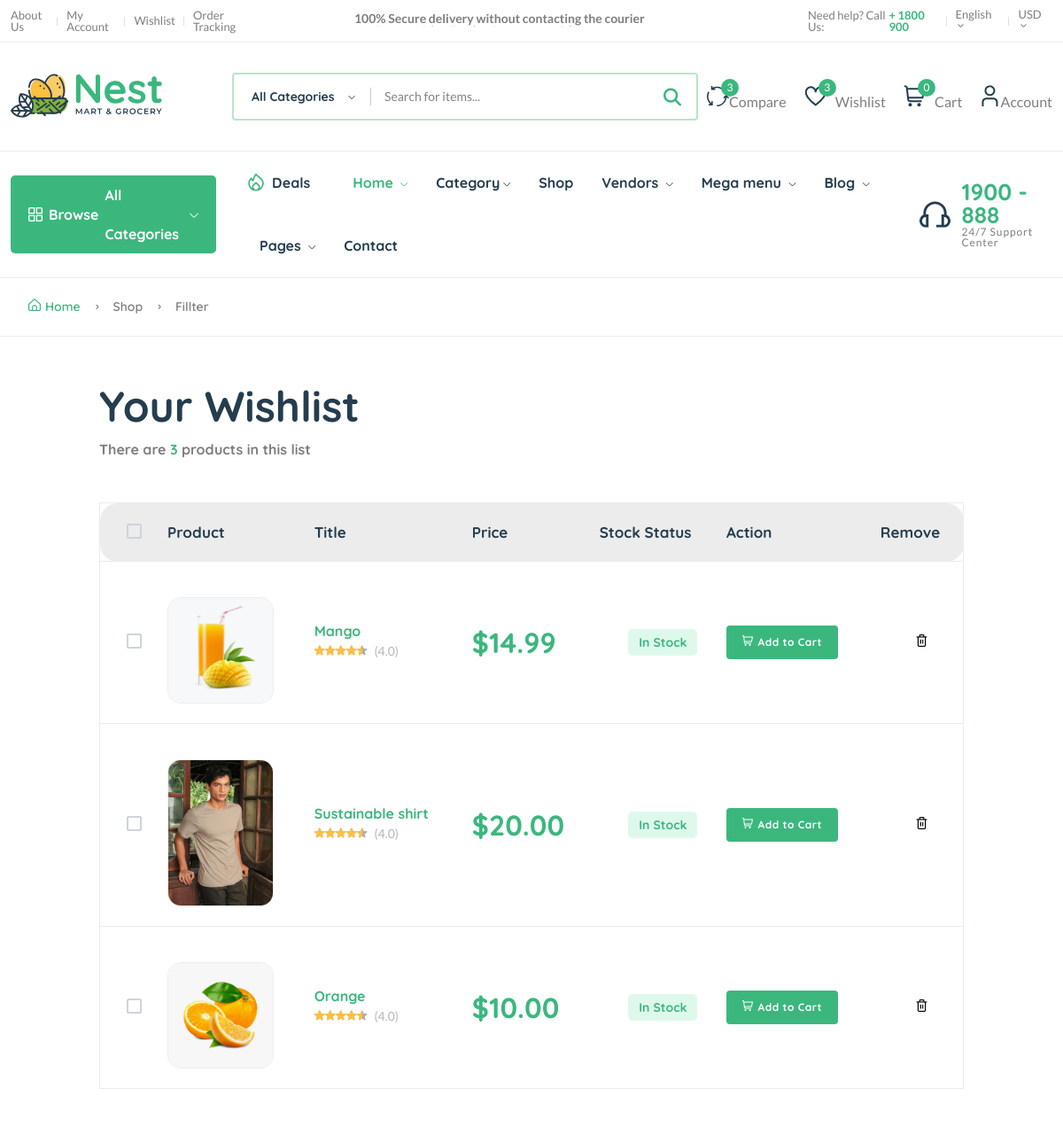
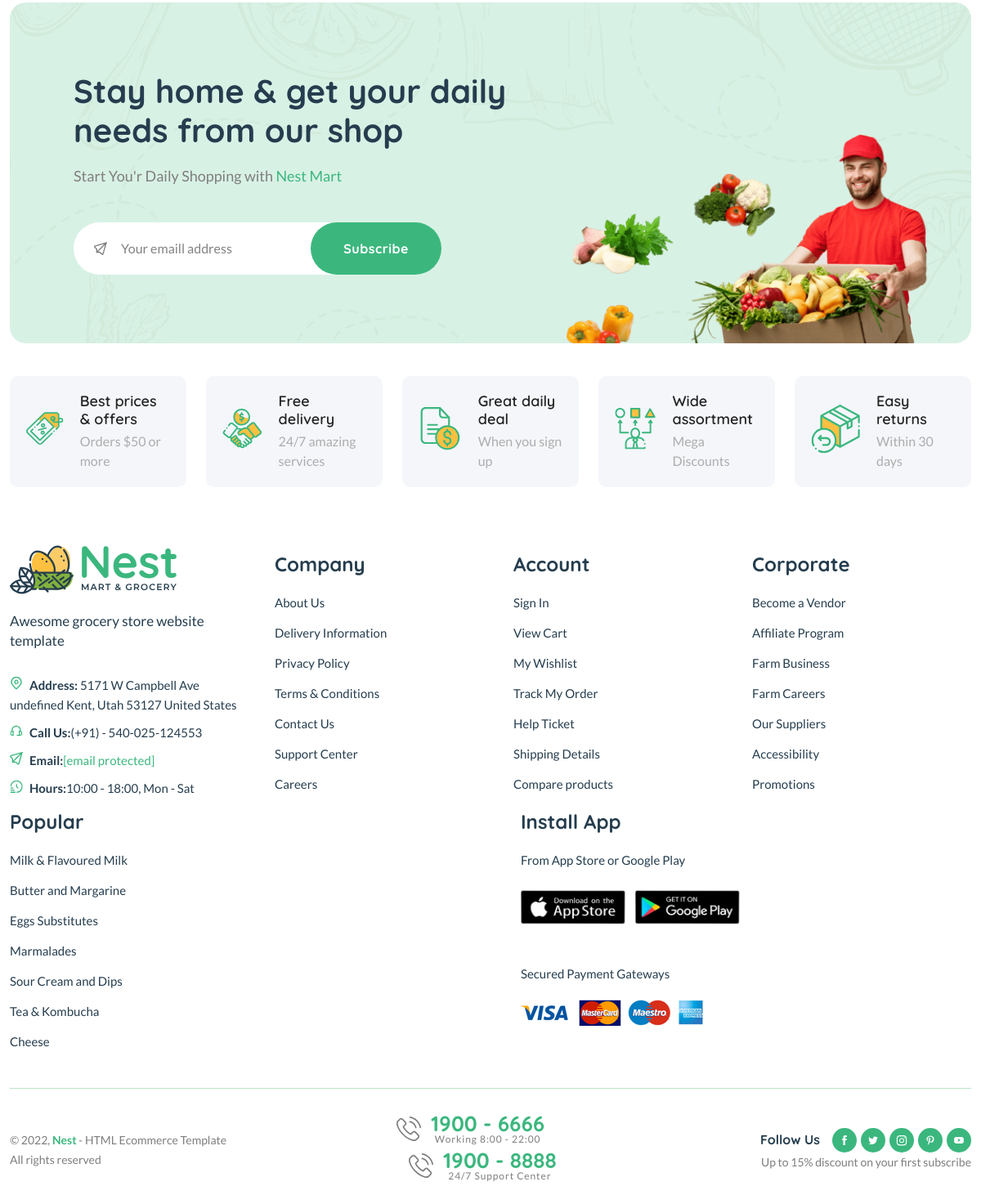
Page /wishlist/ (signed in) on the committed database (2 pictures, top to bottom).
### core/models.py (models this page shows, shortened)
class WishList(models.Model):
    user = models.ForeignKey(User, on_delete=models.SET_NULL, null=True)
    product = models.ForeignKey(Product, on_delete=models.SET_NULL, null=True)
    date = models.DateTimeField(auto_now_add=True)
    class Meta:
        verbose_name_plural = "Wishlists"

class Product(models.Model):
    pid = ShortUUIDField(unique=True, length=10, prefix="prd")
    title = models.CharField(max_length=255, default="New product")
    image = models.ImageField(upload_to=user_directory_path, default="product.jpg")
    description = CKEditor5Field(null=True, blank=True, default="This is the new product", config_name="extends")
    user = models.ForeignKey(User, on_delete=models.SET_NULL, null=True)
    category = models.ForeignKey(Category, on_delete=models.SET_NULL, null=True, related_name="products")
    vendor = models.ForeignKey(Vendor, on_delete=models.SET_NULL, null=True, related_name="products")
    price = models.DecimalField(max_digits=6, decimal_places=2, default="1.99")
    old_price = models.DecimalField(max_digits=6, decimal_places=2, default="2.99")
    specifications = CKEditor5Field(null=True, blank=True, config_name="extends")
    type = models.CharField(max_length=255, default="Organic", null=True, blank=True)
    stock = models.IntegerField(default=10, null=True, blank=True)
    life = models.CharField(max_length=100, default="100 Days", null=True, blank=True)
    mfg = models.DateTimeField(auto_now_add=False, null=True, blank=True)
    tags = TaggableManager(blank=True)
    product_status = models.CharField(choices=STATUSES, max_length=10, default="in_review")
    status = models.BooleanField(default=True)
    in_stock = models.BooleanField(default=True)
    featured = models.BooleanField(default=False)
    digital =  models.BooleanField(default=False)
    sku = ShortUUIDField(unique=True, length=4, max_length=10, prefix="sku", alphabet="1234567890")
    date = models.DateTimeField(auto_now_add=True)
    updated = models.DateTimeField(null=True, blank=True)
    class Meta:
        verbose_name_plural = "Products"

### core/views.py (the view)
# urls.py: path("wishlist/", views.wishlist_view, name="wishlist"),
@login_required
def wishlist_view(request):
    wishlist = WishList.objects.filter(user=request.user)
    context = {
        "wishlist": wishlist,
    }
    return render(request, "core/wishlist.html", context)

### core/context_processors.py (called while the page is built)
def default(request):
    categories = Category.objects.all()
    vendors = Vendor.objects.all()
    min_max_price = Product.objects.aggregate(Min("price"), Max("price"))
    user_wishlist = []
    if request.user.is_authenticated:
        user_wishlist = [item.product.pid for item in WishList.objects.filter(user=request.user)]
    try:
        address = Address.objects.get(user=request.user)
    except:
        address = None
    return {
        'categories': categories,
        'vendors': vendors,
        'address': address,
        'min_max_price': min_max_price,
        'user_wishlist': user_wishlist,
    }

### templates/core/wishlist.html (shortened to what this page needs)
{% extends 'partials/base.html' %}
{% load static %}
{% block content %}
<main class="main">
    <div class="page-header breadcrumb-wrap">
        <div class="container">
            <div class="breadcrumb">
                <a href="index.html" rel="nofollow"><i class="fi-rs-home mr-5"></i>Home</a>
                <span></span> Shop <span></span> Fillter
            </div>
        </div>
    </div>
    <div class="container mb-30 mt-50">
        <div class="row">
            <div class="col-xl-10 col-lg-12 m-auto">
                <div class="mb-50">
                    <h1 class="heading-2 mb-10">Your Wishlist</h1>
                    <h6 class="text-body">There are <span class="text-brand" id="wishlist-count-2">{{wishlist.count}}</span> product{{wishlist.count|pluralize}} in this list</h6>
                </div>
                <div class="table-responsive shopping-summery">
                    <table class="table table-wishlist" id="table-wishlist">
                        <thead>
                            <tr class="main-heading">
                                <th class="custome-checkbox start pl-30">
                                    <label class="form-check-label" for="exampleCheckbox11"></label>
                                </th>
                                <th scope="col">Product</th>
                                <th>Title</th>
                                <th scope="col">Price</th>
                                <th scope="col">Stock Status</th>
                                <th scope="col">Action</th>
                                <th scope="col" class="end">Remove</th>
                            </tr>
                        </thead>
                        <tbody>
                            {% for item in wishlist %}
                            <tr class="pt-30" id="product-row-{{item.product.pid}}">
                                <td class="custome-checkbox pl-30">
                                    <label class="form-check-label" for="exampleCheckbox1"></label>
                                </td>
                                <td class="image product-thumbnail pt-40"><img src="{{item.product.image.url}}" alt="#" /></td>
                                <td class="product-des product-name">
                                    <h6><a class="product-name mb-10" href="{% url 'core:product-detail' item.product.pid %}">{{item.product.title}}</a></h6>
                                    <div class="product-rate-cover">
                                        <div class="product-rate d-inline-block">
                                            <div class="product-rating" style="width: 90%"></div>
                                        </div>
                                        <span class="font-small ml-5 text-muted"> (4.0)</span>
                                    </div>
                                </td>
                                <td class="price" data-title="Price">
                                    <h3 class="text-brand">$<span class="current-product-price-{{item.product.pid}}">{{item.product.price|floatformat:2}}</span></h3>
                                </td>
                                <td class="text-center detail-info" data-title="Stock">
                                    <span class="stock-status in-stock mb-0">{% if item.product.in_stock %}In Stock{% else %}Out of Stock {% endif %}</span>
                                </td>
                                <td class="text-right" data-title="Cart">
                                    <button class="add-to-cart-button btn btn-sm" data-index="{{item.product.pid}}" style="border: none"><i class="fi-rs-shopping-cart mr-5"></i>Add to Cart</button>
                                </td>
                                <td class="action text-center" data-title="Remove">
                                    <button style="background: none; border: none;" class="remove-from-wishlist-page" data-index="{{item.product.pid}}" style="border: none;"><i class="fi-rs-trash"></i></button>
                                </td>
                            </tr>
                            {% endfor %}
                        </tbody>
                    </table>
                </div>
            </div>
        </div>
    </div>
</main>
{% endblock %}

### rows in the picture
WishList: product.image (picture), product "Mango", product.price "14.99", shows "In Stock"
WishList: product.image (picture), product "Sustainable shirt", product.price "20.00", shows "In Stock"
WishList: product.image (picture), product "Orange", product.price "10.00", shows "In Stock"

### other values in the picture
{{ user_wishlist|length }} "3"
{{ request.session.cart_data_object|length }} "0"
{{ wishlist.count }} "3"
